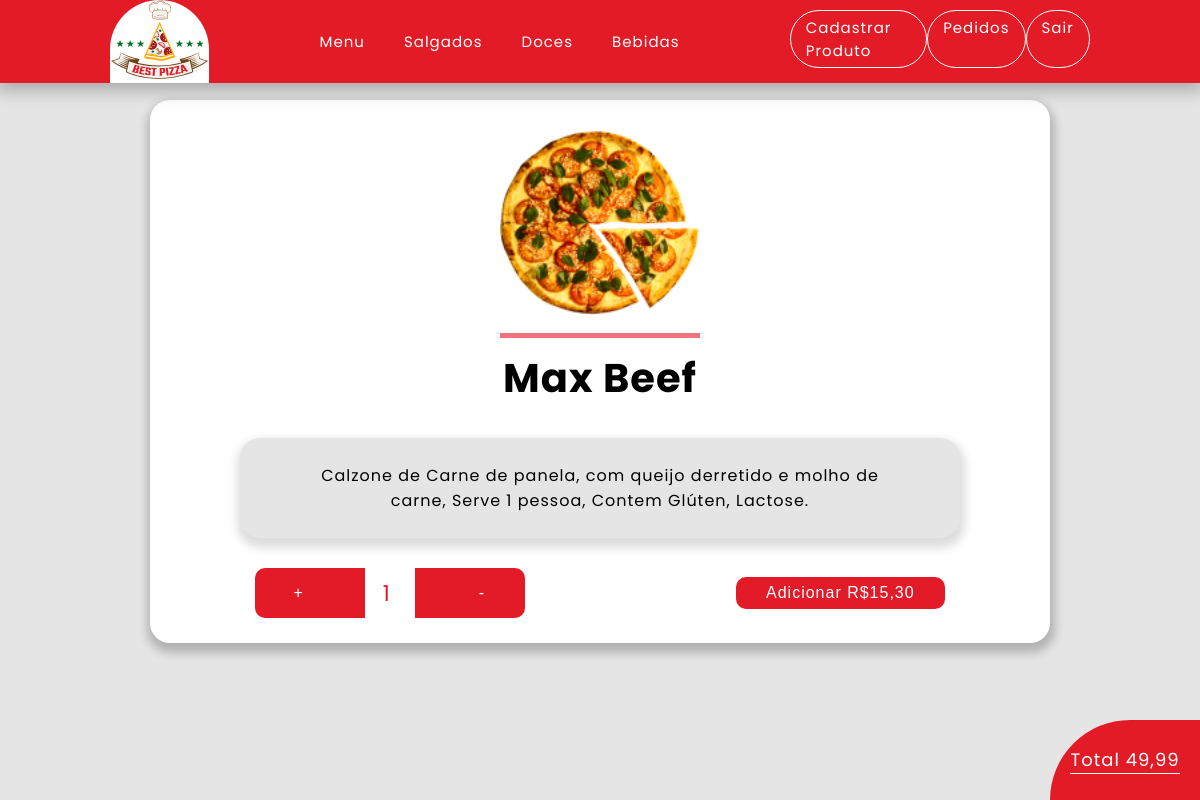
The app's page /assets/pages/produto.php?id=2 (signed in) with its own data.
### tables this page shows
CREATE TABLE `usuarios` (
  `idUsuario` int(11) NOT NULL COMMENT 'codigo do usuario gerado por auto incremento',
  `tipo_usuario_idTipo` int(11) NOT NULL COMMENT 'chave estrangeira da tabela tipo_usuario',
  `nome_usuarios` varchar(45) NOT NULL COMMENT 'nome do usuario',
  `senha` varchar(45) NOT NULL COMMENT 'senha do usuario',
  `email` varchar(100) NOT NULL COMMENT 'e-mail do usuario'
);

CREATE TABLE `produtos` (
  `idProduto` int(11) NOT NULL COMMENT 'codigo do produto',
  `tipoProduto_idtTipo_produto` int(11) NOT NULL COMMENT 'chave estrangeira da tabela tipo_produto',
  `nome_produtos` varchar(45) NOT NULL COMMENT 'nome do produto',
  `descricao` text NOT NULL COMMENT 'descrição do produto( valor nutricional, restrições alimenticias',
  `preco` decimal(5,2) NOT NULL COMMENT 'valor do produto',
  `imagem` varchar(100) NOT NULL COMMENT 'imagem do produto( nome do produto + md5)'
);

### assets/pages/produto.php (the view, shortened to what this page needs)
<?php
	$id = $_GET['id'];
?>
<!DOCTYPE html>
<html lang="pt-br">
<head>
  <link rel="stylesheet" href="../src/css/main.css">
  <link rel="stylesheet" href="../src/css/product.css">
  <link rel="stylesheet" href="../src/css/cart_footer.css">
</head>
<body>
  <header>
		<div id="logo"><img src="../src/img/Text.svg" alt="logo"></div>
		<?php include_once '../pages/parts/header.php'?>
	<?php
		include '../functions/connection.php';
		$stmt = $conn->query("SELECT produtos.idProduto, tipoproduto.nome_tipoProduto, produtos.nome_produtos, produtos.descricao, produtos.preco FROM produtos INNER JOIN tipoproduto on produtos.tipoProduto_idtTipo_produto = tipoproduto.idTipo_produto WHERE produtos.idProduto=".$id.";");
		while ($row = $stmt->fetch()) {
			$row["preco"] = str_replace('.', ',', $row["preco"]);
			echo'
			<main id="desc-product">
			<div id="img-product">
				<img src="../src/produtos/src/img/1.png" alt="">
			</div>
			<h1>'.$row["nome_produtos"].'</h1>
			<div id="content">
				<p>
				'.$row["descricao"].'
				</p>
			</div>
			<form id="action" method="GET" action="./novo-pedido.php">
				<div id="count-product">
					<button type="button" onclick="alterAmounth(1)" class="add-button count-button left">+</button>
					<input value="1" id="input-product" name="qnt" min="0" readonly="readonly" type="number">
					<button type="button" onclick="alterAmounth(-1)" class="add-button count-button right">-</button>
				</div>
				<button type="submit" id="adicionar"  class="add-button">Adicionar R$'.$row["preco"].'</button>
			</fom>
		</main>';
		}
	?>
	<footer>
		<a href="#" id="footer-content">
			<p id="price">Total 49,99</p>
		</a>
	</footer>
</body>
</html>

### assets/pages/parts/header.php
    <div id="links">
        <a class="nav-link" href="/PARTE%20PRATICA/">Menu</a>
        <a class="nav-link" href="">Salgados</a>
        <a class="nav-link" href="">Doces</a>
        <a class="nav-link" href="">Bebidas</a>
    </div>
    <?php
    if (isset($_SESSION['userId'])) {
        echo'<div id="dados">';
        include '../functions/connection.php';
        $stmt = $conn->query("SELECT usuarios.tipo_usuario_idTipo FROM `usuarios` WHERE idUsuario = ".$_SESSION['userId'].";");
        while ($row = $stmt->fetch()) {
            if ($row['tipo_usuario_idTipo'] == 1) {
                echo '<a class="nav-link" href="/PARTE%20PRATICA/assets/pages/novo-produto.php">Cadastrar Produto</a>';
                echo '<a class="nav-link" href="/PARTE%20PRATICA/assets/pages/adm-pedidos.php">Pedidos</a>';
            }else if ($row['tipo_usuario_idTipo'] == 2) {
                echo '<a class="nav-link" href="/PARTE%20PRATICA/assets/pages/novo-produto.php">Pedidos</a>';
            }
            else{
                echo '<a class="nav-link" href="/PARTE%20PRATICA/assets/pages/pedidos.php">Meus Pedidos</a>';
            }
        }
        echo'
        <a class="nav-link logoff" href="/PARTE%20PRATICA/assets/functions/delete_coockie.php">Sair</a>
        </div>';
        };
?>
</header>

### assets/src/css/main.css (style rules this page uses)
* { padding: 0; margin: 0; box-sizing: border-box; letter-spacing: 1px; }
header { box-shadow: #00000040 0px 4px 16px 4px; position: fixed; top: 0; z-index: 10; background: #E31B27; width: 100vw; display: flex; align-items: center; justify-content: space-evenly; }
#logo { background: white; border-radius: 100px 100px 0 0; }
#links { font-size: 15px; font-family: 'Poppins', sans-serif; width: 30%; display: flex; justify-content: space-between; }
#dados { font-size: 15px; font-family: 'Poppins', sans-serif; width: 25%; display: flex; justify-content: space-between; }
#dados a { color: white; border: 1px solid white; padding:5px 15px; margin-top: -5px; border-radius:100px; }
.nav-link { text-decoration: none; color:white; transition: 0.5s; }

### assets/src/css/product.css (style rules this page uses)
body { background: #E5E5E5; }
main { font-size: 20px; font-family: 'Poppins', sans-serif; width: 75%; margin: auto; background:white; display: flex; flex-direction: column; align-items: center; border-radius:20px; margin-top: 100px; box-shadow: #00000038 1px 6px 10px 4px; padding-bottom: 25px; margin-bottom: 25px; }
#img-product { margin-top: 30px; width: 200px; padding-bottom: 10px; border-bottom: solid 5px #e31b289c; }
#img-product img { width: 100%; }
#content { display: flex; align-items: center; width: 60vw; background: #E5E5E5; border-radius:20px; padding:2vw 5vw; min-height: 100px; font-size: 16px; margin-top: 30px; box-shadow: #00000023 1px 6px 10px 4px; text-align: center; justify-content: center; }
h1 { margin-top: 10px; }
.add-button { text-decoration: none; color: white; background: #e31b28; padding: 7px 30px; font-size: 16px; border-radius: 10px; transition: 0.5s; }
#action { margin-top:50px; display:flex; flex-direction: row; margin-top: 30px; width: 100%; align-items: center; justify-content: space-around; }
#count-product { background-color: #e31b28; padding: 0px 0px; border-radius: 10px; display: flex; height: 50px; align-items: center; justify-content: space-around; width:30%; }
.left,.right,.add-button { border:none; }
#input-product { text-align: center; color: #e31b28; font-family: 'Poppins', sans-serif; font-size: 22px; border:none; padding:18px 0; text-align: center; padding-left: 8px; max-width:50px; }
.count-button { border-radius: 100px 0 0 100px; background:none; padding:0; width:40px; padding: 0 10px; text-align: center; }

### assets/src/css/cart_footer.css (style rules this page uses)
footer { z-index: 10; width: 150px; height: 80px; position: fixed; bottom: 0; right: 0; background: #E31B27; border-radius: 100px 0 0 0; display: flex; align-items: center; justify-content: space-evenly; }
#footer-content { text-decoration: none; display: flex; flex-direction: column; }
footer a { color: white; font-size: 18px; font-family: 'Poppins', sans-serif; }
#price { border-bottom: 1px solid white; padding-bottom: 1 10px }

### records on screen
usuarios: shows "Cadastrar Produto"
produtos: nome_produtos "Max Beef", descricao "Calzone de Carne de panela, com queijo derretido e molho de carne, Serve 1 pessoa, Contem Glúten, Lactose.", preco "15,30"
